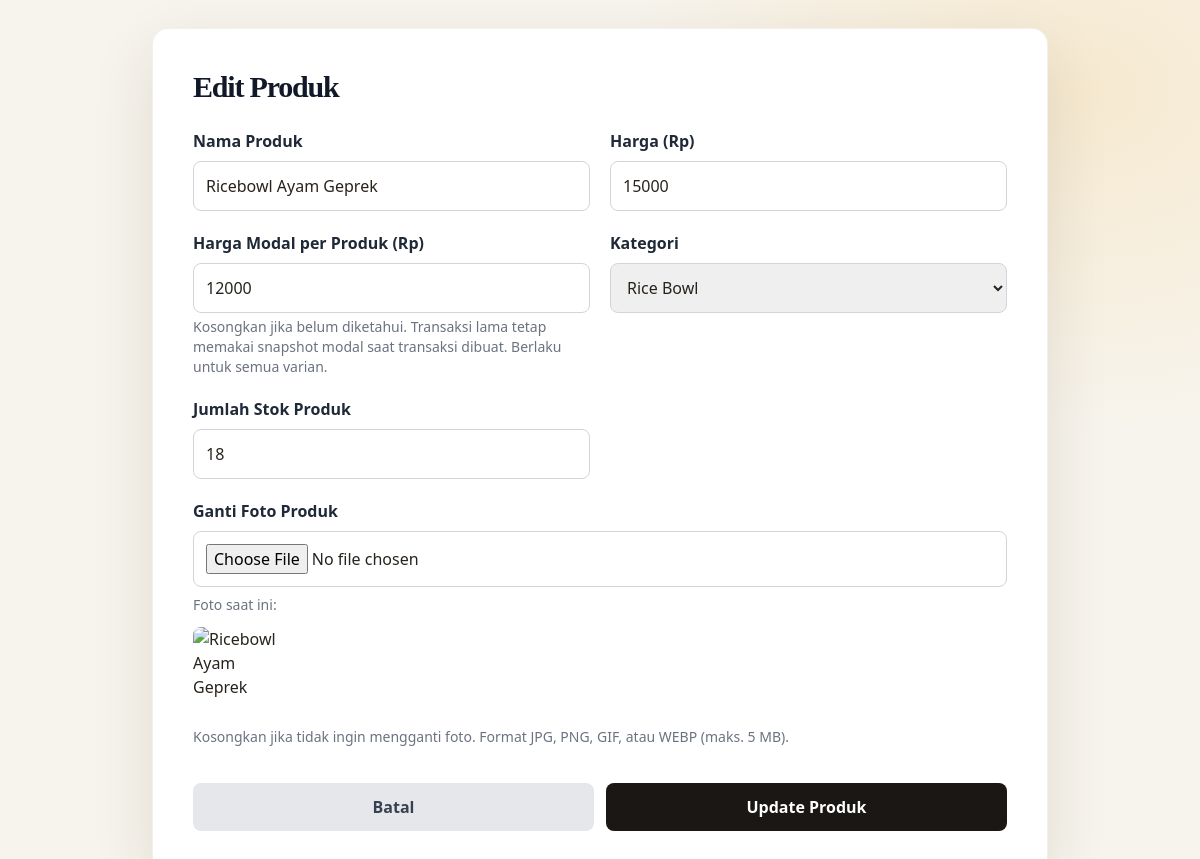
Screenshot of /admin/produk/edit/1 (signed in) with the database file from the repository.
### app.py (models this page shows)
class Produk(db.Model):
    id = db.Column(db.Integer, primary_key=True)
    nama = db.Column(db.String(100), nullable=False)
    harga = db.Column(db.Integer, nullable=False)
    harga_modal = db.Column(db.Integer, nullable=True)
    status_ready = db.Column(db.Boolean, default=True)
    stok = db.Column(db.Integer, default=0, nullable=False)
    gambar = db.Column(db.String(500), nullable=True)
    kategori_id = db.Column(
        db.Integer,
        db.ForeignKey('kategori.id'),
        nullable=False
    )
    varian = db.relationship(
        'Varian',
        backref='produk',
        cascade='all, delete-orphan',
        lazy=True
    )

class Kategori(db.Model):
    id = db.Column(db.Integer, primary_key=True)
    nama = db.Column(db.String(50), nullable=False)
    produk = db.relationship(
        'Produk',
        backref='kategori_rel',
        lazy=True
    )

### app.py (the view, shortened to what this page needs)
@app.route('/admin/produk/edit/<int:id>', methods=['GET', 'POST'])
def edit_produk(id):
    if session.get('role') != 'owner':
        return redirect(url_for('login'))
    produk = Produk.query.get_or_404(id)
    kategori_list = Kategori.query.all()
    return render_template(
        'admin_edit_produk.html',
        produk=produk,
        kategori=kategori_list
    )

### app.py (called while the page is built, shortened)
@app.template_filter('gambar_produk')
def gambar_produk(gambar, nama):
    if not gambar:
        return GAMBAR_PRODUK_DEFAULT.get(nama)

### templates/admin_edit_produk.html (shortened to what this page needs)
<!DOCTYPE html>
<html lang="id">
<head>
    <script src="https://cdn.tailwindcss.com"></script>
    <link rel="stylesheet" href="{{ url_for('static', filename='jotoast.css') }}">
</head>
<body class="form-page font-sans">
    <div class="mx-auto w-full max-w-4xl">
        <div class="form-card bg-white p-6 sm:p-10 rounded-2xl w-full">
            <h2 class="text-3xl font-extrabold text-gray-900 mb-6">Edit Produk</h2>
            <form action="/admin/produk/edit/{{ produk.id }}" method="POST" enctype="multipart/form-data" class="grid grid-cols-1 md:grid-cols-2 gap-5">
                <div>
                    <label class="block text-gray-800 font-semibold mb-2">Nama Produk</label>
                    <input type="text" name="nama" value="{{ produk.nama }}" required class="w-full p-3 border border-gray-300 rounded-lg focus:border-[#f5b841] focus:ring-1 focus:ring-[#f5b841]">
                </div>
                <div>
                    <label class="block text-gray-800 font-semibold mb-2">Harga (Rp)</label>
                    <input type="number" name="harga" value="{{ produk.harga }}" required class="w-full p-3 border border-gray-300 rounded-lg focus:border-[#f5b841] focus:ring-1 focus:ring-[#f5b841]">
                </div>
                <div>
                    <label class="block text-gray-800 font-semibold mb-2">Harga Modal per Produk (Rp)</label>
                    <input type="number" name="harga_modal" value="{{ produk.harga_modal if produk.harga_modal is not none else '' }}" min="0" step="1" class="w-full p-3 border border-gray-300 rounded-lg focus:border-[#f5b841] focus:ring-1 focus:ring-[#f5b841]">
                    <p class="mt-1 text-sm text-gray-500">Kosongkan jika belum diketahui. Transaksi lama tetap memakai snapshot modal saat transaksi dibuat. Berlaku untuk semua varian.</p>
                </div>
                <div>
                    <label class="block text-gray-800 font-semibold mb-2">Kategori</label>
                    <select name="kategori_id" required class="w-full p-3 border border-gray-300 rounded-lg focus:border-[#f5b841]">
                        {% for kat in kategori %}
                        <option value="{{ kat.id }}" {% if kat.id == produk.kategori_id %}selected{% endif %}>{{ kat.nama }}</option>
                        {% endfor %}
                    </select>
                </div>
                <div>
                    <label class="block text-gray-800 font-semibold mb-2">Jumlah Stok Produk</label>
                    <input
                        type="number"
                        name="stok"
                        min="0"
                        value="{{ produk.stok }}"
                        required
                        class="w-full p-3 border border-gray-300 rounded-lg"
                    >
                </div>
                <div class="md:col-span-2">
                    <label class="block text-gray-800 font-semibold mb-2">Ganti Foto Produk</label>
                    <input
                        type="file"
                        name="gambar"
                        accept=".jpg,.jpeg,.png,.gif,.webp,image/jpeg,image/png,image/gif,image/webp"
                        class="w-full p-3 border border-gray-300 rounded-lg focus:border-[#f5b841] focus:ring-1 focus:ring-[#f5b841]"
                    >
                    {% if produk.gambar|gambar_produk(produk.nama) %}
                    <p class="mt-2 text-sm text-gray-500">Foto saat ini:</p>
                    <img
                        src="{{ produk.gambar|gambar_produk(produk.nama) }}"
                        alt="{{ produk.nama }}"
                        class="mt-3 h-24 w-24 rounded-lg object-cover"
                    >
                    {% endif %}
                    <p class="mt-1 text-sm text-gray-500">Kosongkan jika tidak ingin mengganti foto. Format JPG, PNG, GIF, atau WEBP (maks. 5 MB).</p>
                </div>
                <div class="md:col-span-2 flex flex-col-reverse sm:flex-row gap-3 mt-4">
                    <a href="/admin/produk" class="flex-1 py-3 text-center rounded-lg bg-gray-200 text-gray-700 font-bold hover:bg-gray-300">Batal</a>
                    <button type="submit" class="flex-1 py-3 rounded-lg bg-[#1a1714] text-white font-bold hover:bg-black">Update Produk</button>
                </div>
            </form>
        </div>
    </div>
</body>
</html>

### static/jotoast.css (style rules this page uses)
:root { color-scheme: light; --toast-ink: #29231d; --toast-muted: #81786e; --toast-cream: #f7f4ed; --toast-paper: #fffefa; --toast-gold: #f3b84b; --toast-gold-dark: #d9972f; --toast-line: #eee8dd; --toast-shadow: 0 16px 42px rgba(49, 37, 20, .08); }
* { box-sizing: border-box; }
body { color: var(--toast-ink); font-family: Inter, ui-sans-serif, system-ui, -apple-system, BlinkMacSystemFont, "Segoe UI", sans-serif; }
button, a, input, select { -webkit-tap-highlight-color: transparent; }
a, button { transition: color .18s ease, background-color .18s ease, border-color .18s ease, box-shadow .18s ease, transform .18s ease; }
input, select { outline: none; }
.form-card { border: 1px solid rgba(80, 62, 38, .08); box-shadow: 0 22px 65px rgba(49, 37, 20, .11); }
.form-card h2 { font-family: Georgia, "Times New Roman", serif; letter-spacing: -.04em; }
.form-page { min-height: 100vh; padding: 28px 16px; background: radial-gradient(ellipse at 90% 10%, rgba(243, 184, 75, .18), transparent 30%), var(--toast-cream); }

### rows the page displays
Produk: nama "Ricebowl Ayam Geprek", harga "15000", harga_modal "12000", kategori_id "Rice Bowl", stok "18"
